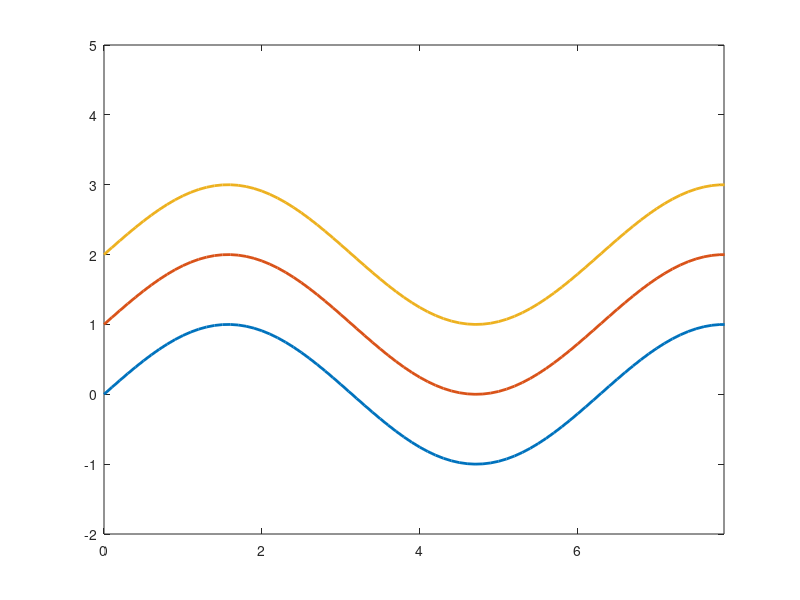

MATLAB code for this plot:
figure


x = 0:0.1:5*pi;
y = sin(x);
plot(x,y,'-','LineWidth',2)
hold on
plot(x,y+1,'-','LineWidth',2)
hold on
plot(x,y+2,'-','LineWidth',2)

axis([0 2.5*pi -2 5]);